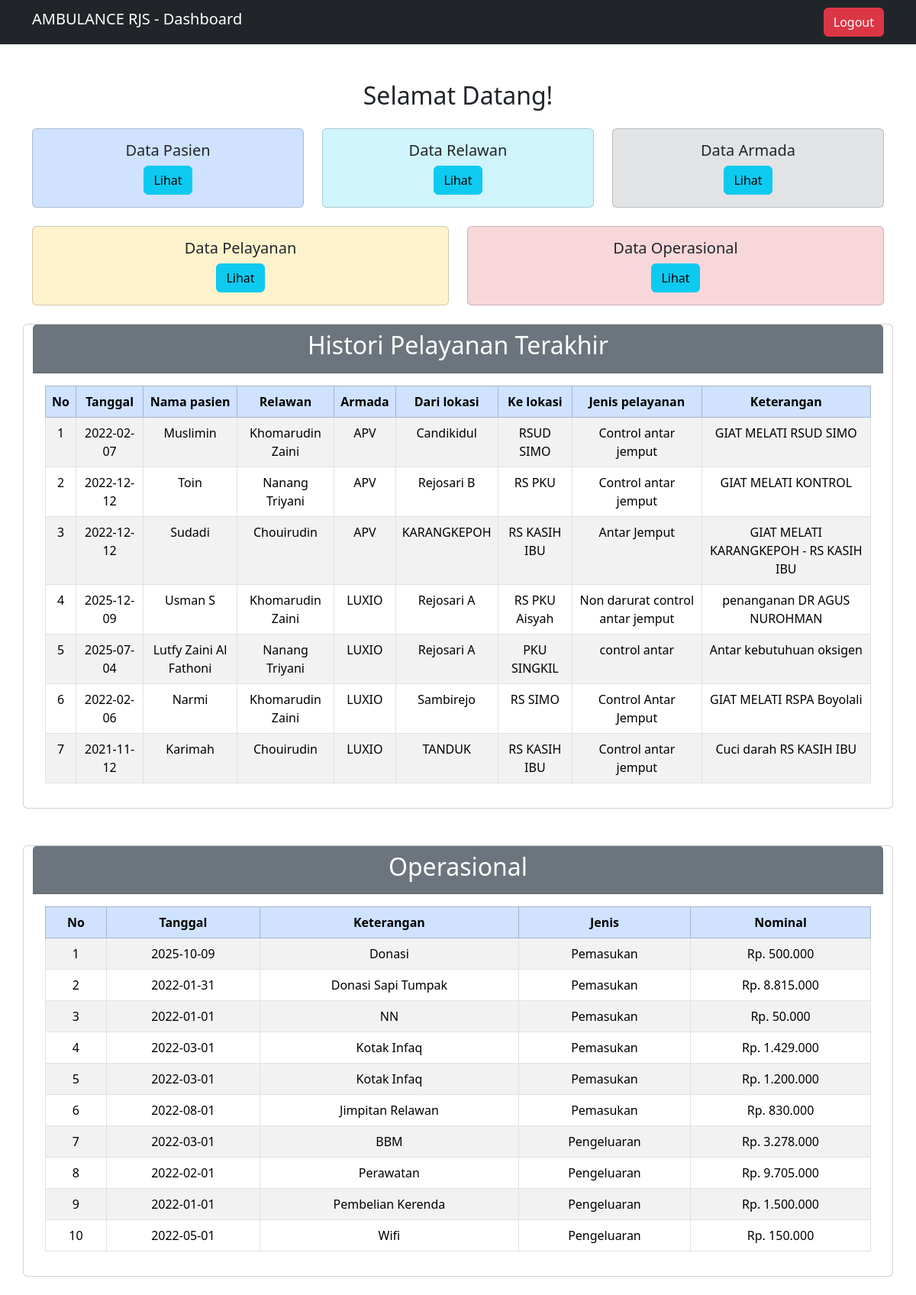
The app's page /index.php (signed in), older data.
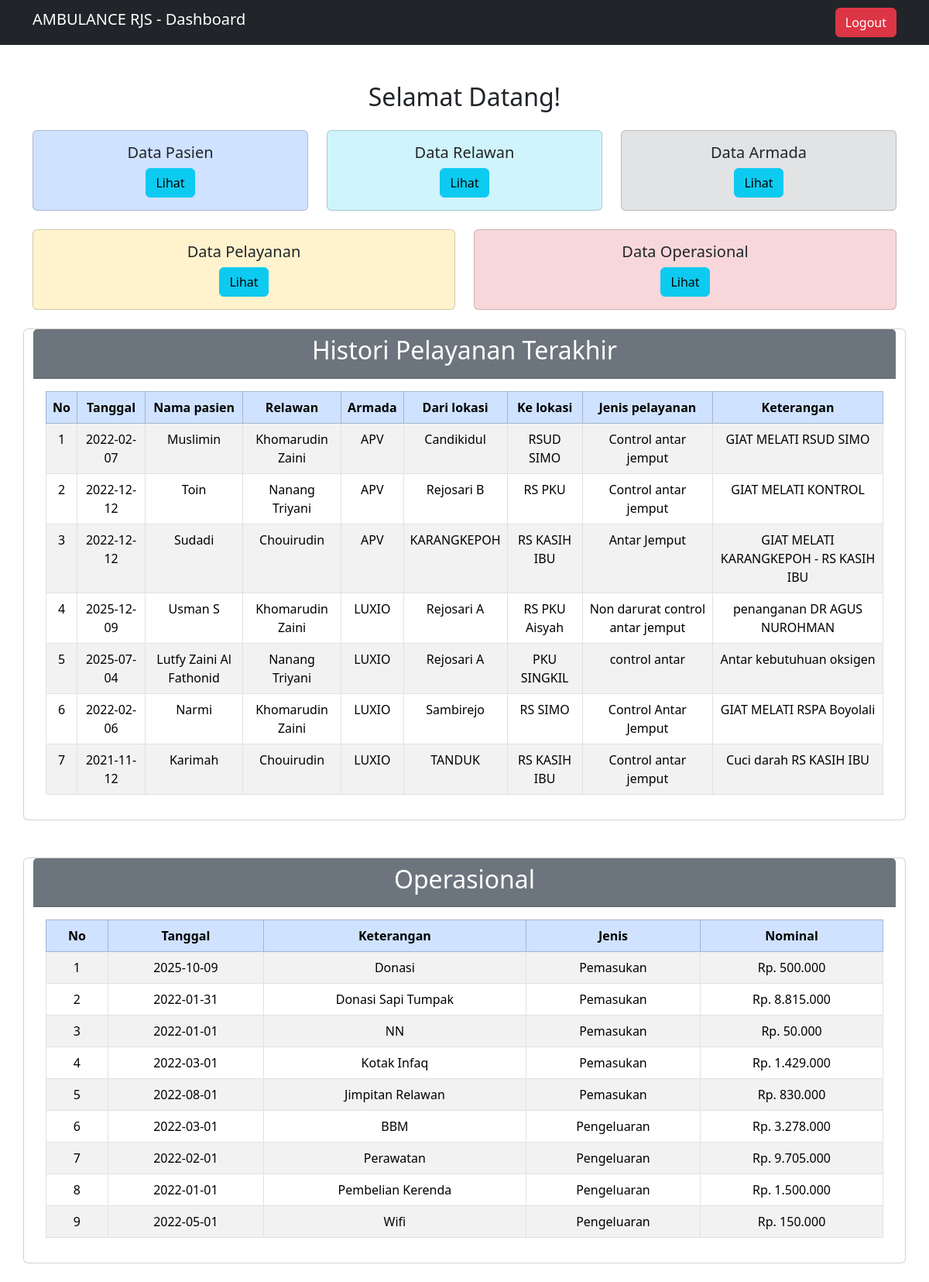
The same page, newer data.
### tables this page shows
CREATE TABLE `pelayanan` (
  `id_pelayanan` int(55) NOT NULL,
  `tanggal` date NOT NULL,
  `id_pasien` int(55) NOT NULL,
  `id_relawan` int(55) NOT NULL,
  `id_armada` int(55) NOT NULL,
  `dari_lokasi` text NOT NULL,
  `ke_lokasi` text NOT NULL,
  `jenis_pelayanan` text NOT NULL,
  `keterangan` text NOT NULL
);

CREATE TABLE `pasien` (
  `id_pasien` int(55) NOT NULL,
  `nama_pasien` varchar(55) NOT NULL,
  `jenis_kelamin` enum('Laki-laki','Perempuan','','') NOT NULL,
  `umur` char(55) NOT NULL,
  `alamat` text NOT NULL,
  `no_hp` char(55) NOT NULL,
  `diagnosa` text NOT NULL
);

CREATE TABLE `relawan` (
  `id_relawan` int(55) NOT NULL,
  `nama_relawan` varchar(55) NOT NULL,
  `jenis_kelamin` enum('Laki-laki','Perempuan','','') NOT NULL,
  `no_hp` varchar(55) NOT NULL,
  `alamat` text NOT NULL
);

CREATE TABLE `armada` (
  `id_armada` int(55) NOT NULL,
  `nama_armada` varchar(55) NOT NULL,
  `plat` varchar(55) NOT NULL,
  `status` text NOT NULL
);

CREATE TABLE `operasional` (
  `id_operasional` int(55) NOT NULL,
  `tanggal` date NOT NULL,
  `keterangan` varchar(255) NOT NULL,
  `jenis` enum('Pemasukan','Pengeluaran','','') NOT NULL,
  `nominal` varchar(55) NOT NULL
);

### config/koneksi.php (called while the page is built, shortened)
<?php
class database
{
    private $host = "localhost";
    private $username = "root";
    private $pass = "";
    private $db = "ambulance";
    function __construct()
    {
        $this->connect = mysqli_connect($this->host, $this->username, $this->pass, $this->db);
    }
}

### proses/proses-pelayanan.php (called while the page is built, shortened)
<?php
require_once(__DIR__ . '/../config/koneksi.php');
class pelayanan
{
    private $db;
    function __construct()
    {
        $database = new database();
        $this->db = $database->connect;
    }
    function tampil()
    {
        $data = mysqli_query($this->db, "SELECT * from pelayanan,relawan,pasien,armada WHERE
        pelayanan.id_relawan = relawan.id_relawan and
        pelayanan.id_pasien=pasien.id_pasien and
        pelayanan.id_armada=armada.id_armada");
        return mysqli_fetch_all($data, MYSQLI_ASSOC);
    }
}

### proses/proses-operasional.php (called while the page is built, shortened)
<?php
require_once(__DIR__ . '/../config/koneksi.php');
class operasional
{
    private $db;
    function __construct()
    {
        $database = new database();
        $this->db = $database->connect;
    }
    function tampil()
    {
        $sql = mysqli_query($this->db, "SELECT * FROM operasional");
        return mysqli_fetch_all($sql, MYSQLI_ASSOC);
    }
}

### index.php (the view, shortened to what this page needs)
<?php
include 'config/koneksi.php';
require_once(__DIR__ . '\proses\proses-pelayanan.php');
require_once(__DIR__ . '\proses\proses-pasien.php');
require_once(__DIR__ . '\proses\proses-operasional.php');
$pelayanan = new pelayanan();
$operasional = new operasional();
?>
<?php
include 'template/header.php';
?>
<body>
    <nav class="navbar navbar-dark bg-dark">
        <div class="container">
            <h3 class="navbar-brand">AMBULANCE RJS - Dashboard</h3>
            <a href="logout.php" class="btn btn-danger">Logout</a>
        </div>
    </nav>
    <div class="container mt-5 text-center">
        <h2 class="text-center mb-4">Selamat Datang!</h2>
        <div class="row justify-content-center g-4">
            <div class="col-md-4">
                <div class="card bg-primary-subtle">
                    <div class="card-body text-center ">
                        <h5 class="card-title">Data Pasien</h5>
                        <a href="view/pasien.php" class="btn btn-info">Lihat</a>
                    </div>
                </div>
            </div>
            <div class="col-md-4">
                <div class="card bg-info-subtle">
                    <div class="card-body text-center">
                        <h5 class="card-title">Data Relawan</h5>
                        <a href="view/relawan.php" class="btn btn-info">Lihat</a>
                    </div>
                </div>
            </div>
            <div class="col-md-4">
                <div class="card bg-secondary-subtle">
                    <div class="card-body text-center">
                        <h5 class="card-title">Data Armada</h5>
                        <a href="view/armada.php" class="btn btn-info ">Lihat</a>
                    </div>
                </div>
            </div>
            <div class="col-md-6">
                <div class="card bg-warning-subtle">
                    <div class="card-body text-center">
                        <h5 class="card-title">Data Pelayanan</h5>
                        <a href="view/pelayanan.php" class="btn btn-info ">Lihat</a>
                    </div>
                </div>
            </div>
            <div class="col-md-6">
                <div class="card bg-danger-subtle">
                    <div class="card-body text-center">
                        <h5 class="card-title">Data Operasional</h5>
                        <a href="view/operasional.php" class="btn btn-info">Lihat</a>
                    </div>
                </div>
            </div>
            <div class="card mb-4">
                <div class="card-header bg-secondary text-white">
                    <h2 class="text-center">Histori Pelayanan Terakhir</h2>
                </div>
                <div class="card-body">
                    <table class="table table-bordered table-striped" id="tableHistory">
                        <thead class="table-primary">
                            <tr>
                                <th>No</th>
                                <th>Tanggal</th>
                                <th>Nama pasien</th>
                                <th>Relawan</th>
                                <th>Armada</th>
                                <th>Dari lokasi</th>
                                <th>Ke lokasi</th>
                                <th>Jenis pelayanan</th>
                                <th>Keterangan</th>
                            </tr>
                        </thead>
                        <tbody>
                            <?php
                            $no = 1;
                            foreach ($pelayanan->tampil() as $data) {
                            ?>
                                <tr>
                                    <td><?php echo $no++; ?></td>
                                    <td><?php echo $data['tanggal']; ?></td>
                                    <td><?php echo $data['nama_pasien']; ?></td>
                                    <td><?php echo $data['nama_relawan']; ?></td>
                                    <td><?php echo $data['nama_armada']; ?></td>
                                    <td><?php echo $data['dari_lokasi']; ?></td>
                                    <td><?php echo $data['ke_lokasi']; ?></td>
                                    <td><?php echo $data['jenis_pelayanan']; ?></td>
                                    <td><?php echo $data['keterangan']; ?></td>
                                </tr>
                            <?php } ?>
                        </tbody>
                    </table>
                </div>
            </div>
            <div class="card mb-4">
                <div class="card-header bg-secondary text-white">
                    <h2 class="text-center ">Operasional</h2>
                </div>
                <div class="card-body">
                    <table class="table table-bordered table-striped" id="tableOperasional">
                        <thead class="table-primary">
                            <tr>
                                <th>No</th>
                                <th>Tanggal</th>
                                <th>Keterangan</th>
                                <th>Jenis</th>
                                <th>Nominal</th>
                            </tr>
                        </thead>
                        <?php
                        $no = 1;
                        foreach ($operasional->tampil() as $data) {
                        ?>
                            <tr>
                                <td><?php echo $no++; ?></td>
                                <td><?php echo $data['tanggal'] ?></td>
                                <td><?php echo $data['keterangan'] ?></td>
                                <td><?php echo $data['jenis'] ?></td>
                                <td>Rp. <?php echo number_format($data['nominal'], 0, ',', '.')  ?></td>
                            </tr>
                        <?php } ?>
                    </table>
                </div>
            </div>
        </div>
    </div>
</body>
</html>

### template/header.php (shortened to what this page needs)
<!DOCTYPE html>
<html lang="en">
<head>
    <link rel="stylesheet" href="https://cdnjs.cloudflare.com/ajax/libs/twitter-bootstrap/5.3.3/css/bootstrap.min.css">
    <link rel="stylesheet" href="https://cdn.datatables.net/2.3.2/css/dataTables.bootstrap5.css">
</head>

Row changes from the older to the newer data that the page shows:
removed operasional: tanggal "2022-03-01", keterangan "Kotak Infaq", jenis "Pemasukan", nominal "1.200.000"
changed through a linked row, pelayanan "PKU SINGKIL": id_pasien.nama_pasien "Lutfy Zaini Al Fathoni" → "Lutfy Zaini Al Fathonid"
